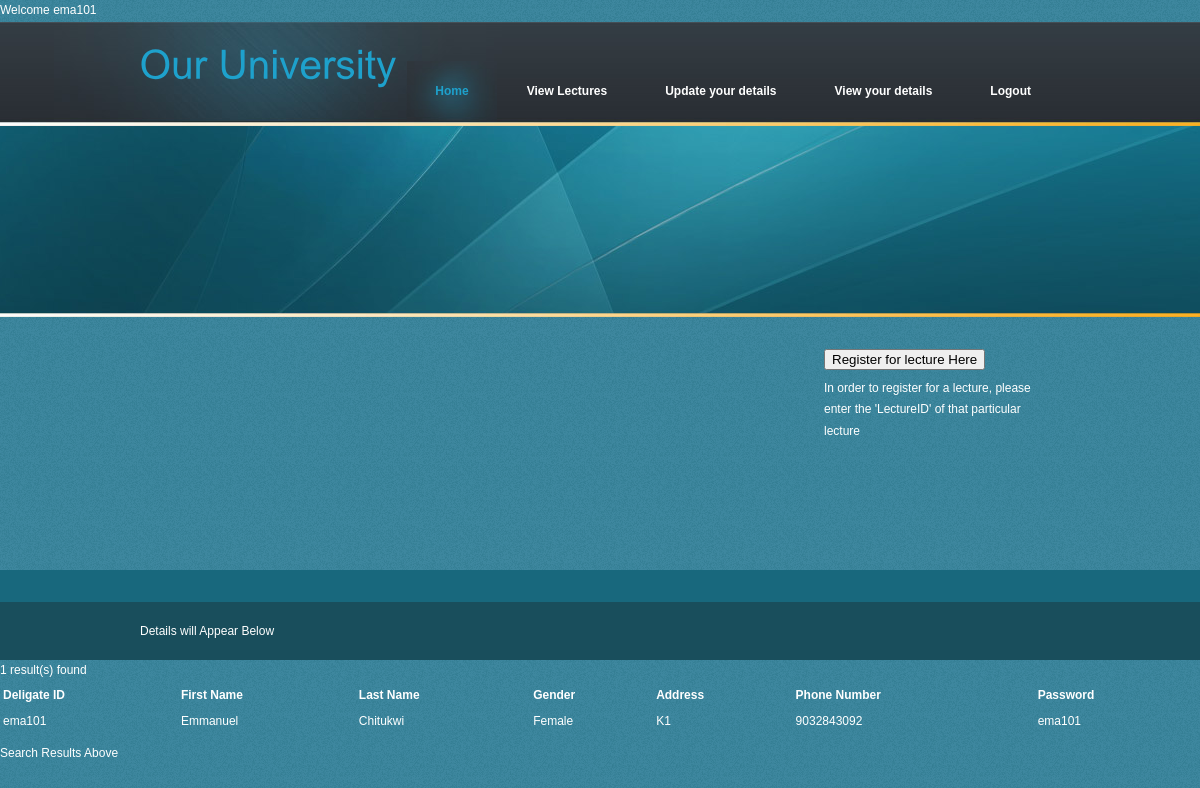
/viewYourDetails.php (signed in), run on the app's committed database.
### tables this page shows
CREATE TABLE IF NOT EXISTS `deligates` (
  `deligateID` varchar(20) NOT NULL DEFAULT '',
  `firstName` varchar(20) DEFAULT NULL,
  `lastName` varchar(20) DEFAULT NULL,
  `gender` varchar(20) DEFAULT NULL,
  `address` varchar(20) DEFAULT NULL,
  `phoneNumber` varchar(20) DEFAULT NULL,
  `password` varchar(20) DEFAULT NULL,
  PRIMARY KEY (`deligateID`)
);

### viewYourDetails.php (the view, shortened to what this page needs)
<?php
include_once 'deligateHome.php';
$host = "localhost";
    $user = "root";
    $pass = "";
    $connection  = mysql_connect($host, $user, $pass)
      or die ("Couldn't connect to database");
	$deligateID=$_SESSION['deligateID'];
	$query="select * from deligates where deligateID='$deligateID'";
    $ret = mysql_query ($query, $connection);
	$num=mysql_num_rows($ret);
	echo $num." "."result(s) found";
	echo "<table width = \"100%\">";
    echo "<tr>";
    	echo "<th align = \"left\">Deligate ID</th>";
		    	echo "<th align = \"left\">First Name</th>";
	echo "<th align = \"left\">Last Name</th>";
		echo "<th align = \"left\">Gender</th>";
	echo "<th align = \"left\">Address</th>";
		echo "<th align = \"left\">Phone Number</th>";
		echo "<th align = \"left\">Password</th>";
    echo "</tr>";
    for ($i = 0; $i < $num; $i++) {
      $row = mysql_fetch_assoc($ret);
      echo "<tr>";
        echo "<td>" . $row["deligateID"]. "</td>";
		   echo "<td>" . $row["firstName"]. "</td>";
    echo "<td>" . $row["lastName"]. "</td>";
	    echo "<td>" . $row["gender"]. "</td>";
		  echo "<td>" . $row["address"]. "</td>";
		    echo "<td>" . $row["phoneNumber"]. "</td>";
			  echo "<td>" . $row["password"]. "</td>";
      echo "</tr>";
    }
  echo "</table>";
if ($ret)
	{
      echo "<p>Search Results Above</p>";
    }
	  else
	  {
	  echo " No results for search";
	  }
?>

### style.css (style rules this page uses)
body { margin:0; padding:0; width:100%; color:#fff; font:normal 12px/1.8em Arial, Helvetica, sans-serif; }
html, .main { padding:0; margin:0; background:#3e879f url(images/bg.gif) repeat; }
p { margin:8px 0; padding:0 0 8px 0; font:normal 12px/1.8em Arial, Helvetica, sans-serif; }

### data on the page
deligates: deligateID "ema101", firstName "Emmanuel", lastName "Chitukwi", gender "Female", address "K1", phoneNumber "9032843092", password "ema101"

### other printed values
$_SESSION['deligateID'] "ema101"
